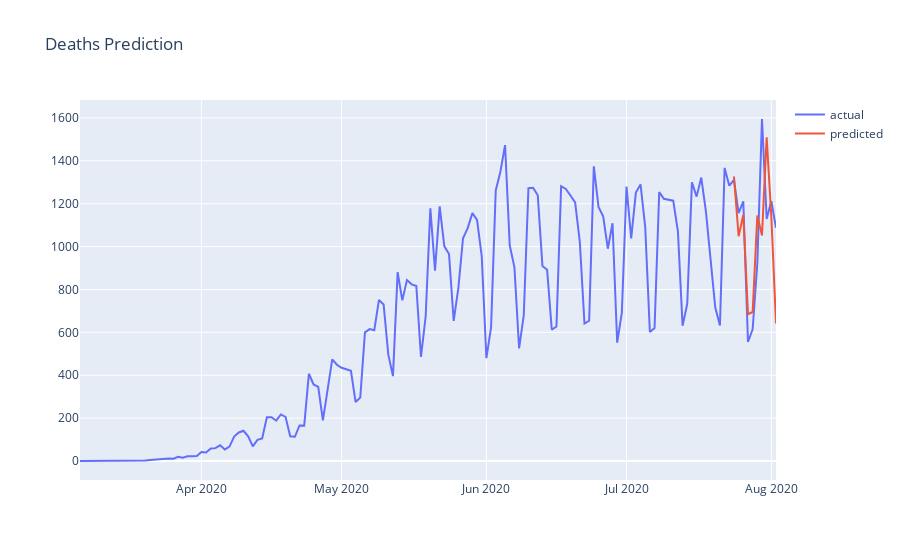

Notebook source saved alongside this figure:
### Code cell
df_deaths_pred = pd.merge(dfForecast, df_result, on='date', how='left')

plot_data = [go.Scatter(x=df_deaths_pred['date'], y=df_deaths_pred['new_deaths'], name='actual'),
            go.Scatter(x=df_deaths_pred['date'], y=df_deaths_pred['pred_value'], name='predicted')
            ]

plot_layout = go.Layout(title='Deaths Prediction')

fig = go.Figure(data=plot_data, layout=plot_layout)
fig.show()

### Figure 1 — Plotly figure (JSON) as saved in the notebook; plotly's stock layout.template omitted (floating-point values rounded to 4 significant figures; data arrays with more than 128 entries replaced by an {"elided": "..."} marker saying what was removed)
{"data": [{"name": "actual", "type": "scatter", "x": {"elided": "150 str values"}, "y": {"elided": "150 int values"}}, {"name": "predicted", "type": "scatter", "x": {"elided": "150 str values"}, "y": {"elided": "150 int values"}}], "layout": {"title": {"text": "Deaths Prediction"}}}
